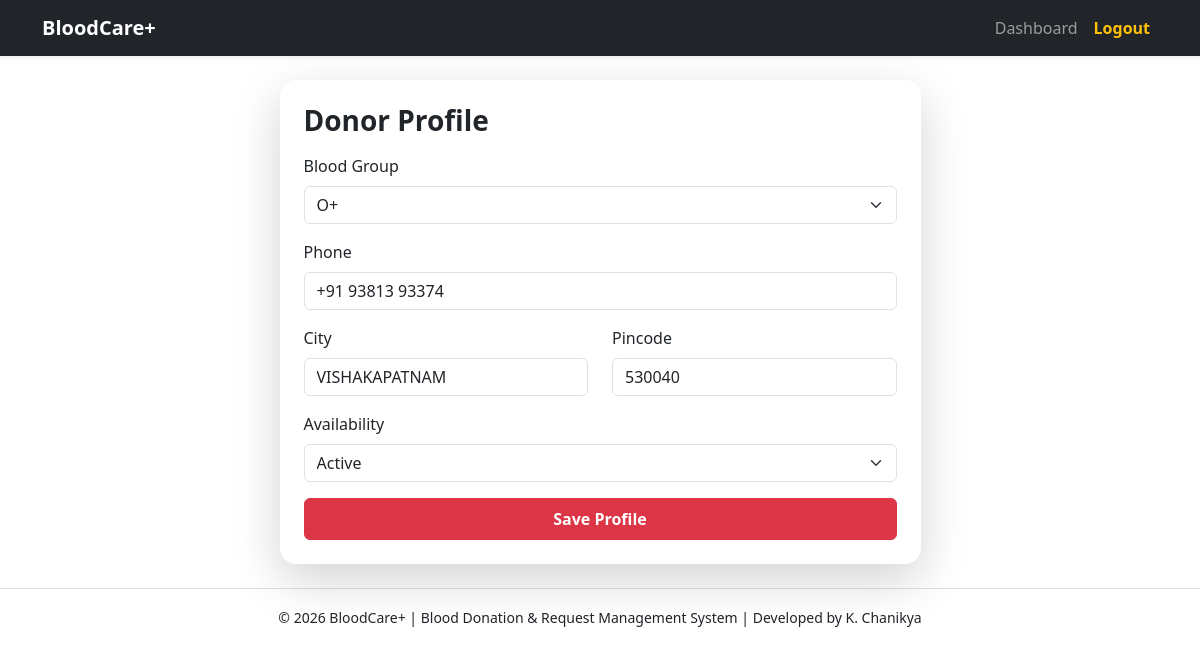
The app's page /donor/profile (signed in) with its own data.
### models.py (models this page shows)
class Donor(db.Model):
    __tablename__ = "donors"
    donor_id = db.Column(db.Integer, primary_key=True)
    user_id = db.Column(db.Integer, db.ForeignKey("users.id"), nullable=False)
    blood_group = db.Column(db.String(10), nullable=False)
    phone = db.Column(db.String(20), nullable=False)
    city = db.Column(db.String(100), nullable=False)
    pincode = db.Column(db.String(10), nullable=False)
    availability = db.Column(db.Boolean, default=True)
    last_donated_date = db.Column(db.DateTime, nullable=True)
    user = db.relationship("User", backref=db.backref("donor_profile", uselist=False))

### app.py (the view, shortened to what this page needs)
@app.route("/donor/profile", methods=["GET", "POST"])
@login_required
def donor_profile():
    if current_user.role != "donor":
        flash("Access denied!", "danger")
        return redirect(url_for("dashboard"))
    donor = Donor.query.filter_by(user_id=current_user.id).first()
    return render_template("donor/donor_profile.html", donor=donor)

### app.py (called while the page is built)
@login_manager.user_loader
def load_user(user_id):
    return User.query.get(int(user_id))

### templates/donor/donor_profile.html (shortened to what this page needs)
{% extends "base.html" %}
{% block content %}
<div class="row justify-content-center">
  <div class="col-md-7">
    <div class="card shadow-lg border-0 rounded-4">
      <div class="card-body p-4">
        <h3 class="fw-bold mb-3">Donor Profile</h3>
        <form method="POST">
          <div class="mb-3">
            <label class="form-label">Blood Group</label>
            <select name="blood_group" class="form-select" required>
              {% for bg in ["A+","A-","B+","B-","AB+","AB-","O+","O-"] %}
                <option value="{{ bg }}" {% if donor and donor.blood_group==bg %}selected{% endif %}>{{ bg }}</option>
              {% endfor %}
            </select>
          </div>
          <div class="mb-3">
            <label class="form-label">Phone</label>
            <input type="text" name="phone" class="form-control" value="{{ donor.phone if donor else '' }}" required>
          </div>
          <div class="row">
            <div class="col-md-6 mb-3">
              <label class="form-label">City</label>
              <input type="text" name="city" class="form-control" value="{{ donor.city if donor else '' }}" required>
            </div>
            <div class="col-md-6 mb-3">
              <label class="form-label">Pincode</label>
              <input type="text" name="pincode" class="form-control" value="{{ donor.pincode if donor else '' }}" required>
            </div>
          </div>
          <div class="mb-3">
            <label class="form-label">Availability</label>
            <select name="availability" class="form-select" required>
              <option value="Active" {% if donor and donor.availability %}selected{% endif %}>Active</option>
            </select>
          </div>
          <button class="btn btn-danger w-100 py-2 fw-semibold">Save Profile</button>
        </form>
      </div>
    </div>
  </div>
</div>
{% endblock %}

### static/css/style.css (style rules this page uses)
body { font-family: "Segoe UI", sans-serif; }

### records on screen
Donor: blood_group "O+", phone "+91 93813 93374", city "VISHAKAPATNAM", pincode "530040", availability "Active"
